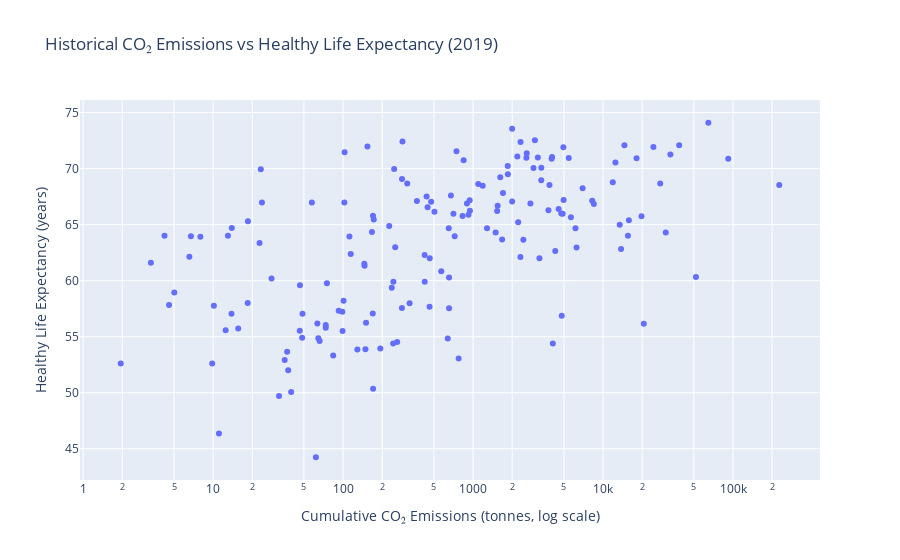

Notebook cell for this chart:
### Code cell
import pandas as pd
import plotly.express as px

# Load CO₂ data
co2 = pd.read_csv('owid-co2-data.csv', usecols=['iso_code', 'country', 'year', 'co2_per_capita', 'cumulative_co2'])

# Load and filter HALE data
hale = pd.read_csv('C64284D_ALL_LATEST.csv')
hale = (
    hale.loc[
        (hale['IND_NAME'] == 'Healthy life expectancy (at birth)') &
        (hale['DIM_SEX'] == 'TOTAL'),
        ['GEO_NAME_SHORT', 'DIM_TIME', 'AMOUNT_N']
    ]
    .rename(columns={
        'GEO_NAME_SHORT': 'country',
        'DIM_TIME': 'year',
        'AMOUNT_N': 'healthy_life_expectancy_at_birth'
    })
)

# Convert year columns to int
co2['year'] = co2['year'].astype(int)
hale['year'] = hale['year'].astype(int)

# Filter to specific years
years = [2000, 2010, 2015, 2019, 2021]
co2 = co2[co2['year'].isin(years)]
hale = hale[hale['year'].isin(years)]

# Filter valid country ISO codes
co2 = co2[co2['iso_code'].str.len() == 3]

# Merge datasets
merged_df = pd.merge(co2, hale, on=['country', 'year'], how='inner')
merged_df.dropna(inplace=True)

# Create scatter plot for 2019
fig = px.scatter(
    merged_df[merged_df['year'] == 2019],
    x='cumulative_co2',
    y='healthy_life_expectancy_at_birth',
    hover_name='country',
    log_x=True,
    labels={
        'cumulative_co2': 'Cumulative CO₂ Emissions (tonnes, log scale)',
        'healthy_life_expectancy_at_birth': 'Healthy Life Expectancy (years)'
    },
    title='Historical CO₂ Emissions vs Healthy Life Expectancy (2019)'
)

fig.show()

### Figure 1 — Plotly figure (JSON) as saved in the notebook; plotly's stock layout.template omitted (floating-point values rounded to 4 significant figures; data arrays with more than 128 entries replaced by an {"elided": "..."} marker saying what was removed)
{"data": [{"hovertemplate": "<b>%{hovertext}</b><br><br>Cumulative CO₂ Emissions (tonnes, log scale)=%{x}<br>Healthy Life Expectancy (years)=%{y}<extra></extra>", "hovertext": {"elided": "162 str values"}, "legendgroup": "", "marker": {"color": "#636efa", "symbol": "circle"}, "mode": "markers", "name": "", "orientation": "v", "showlegend": false, "type": "scatter", "x": {"elided": "162 float values"}, "xaxis": "x", "y": {"elided": "162 float values"}, "yaxis": "y"}], "layout": {"legend": {"tracegroupgap": 0}, "title": {"text": "Historical CO₂ Emissions vs Healthy Life Expectancy (2019)"}, "xaxis": {"anchor": "y", "domain": [0, 1], "title": {"text": "Cumulative CO₂ Emissions (tonnes, log scale)"}, "type": "log"}, "yaxis": {"anchor": "x", "domain": [0, 1], "title": {"text": "Healthy Life Expectancy (years)"}}}}
